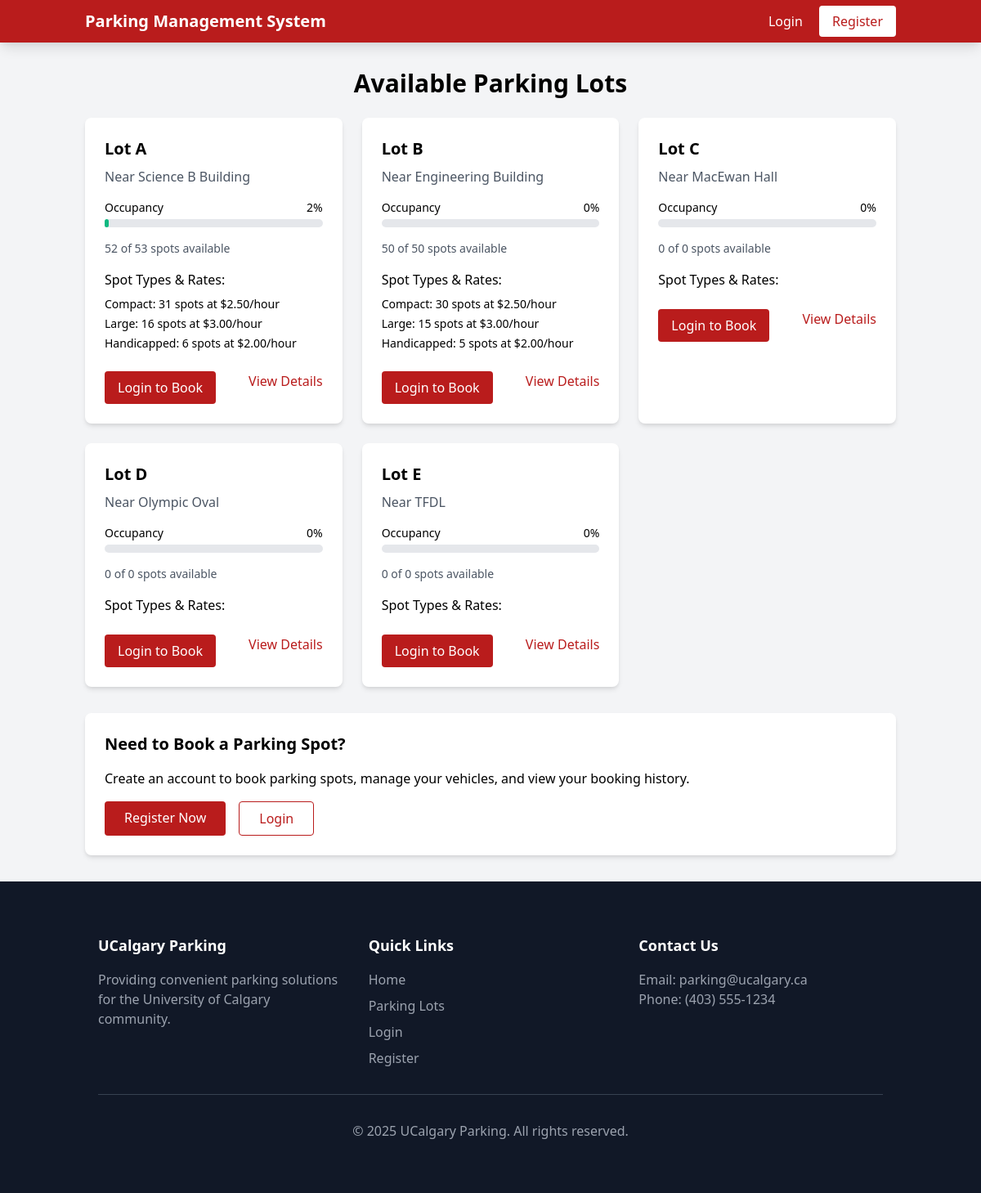
Screenshot of /all-lots.php with the database file from the repository.
### tables this page shows
CREATE TABLE parking_lots (
    lot_id INT AUTO_INCREMENT PRIMARY KEY,
    name VARCHAR(100) NOT NULL,
    location VARCHAR(255),
    total_slots INT NOT NULL
);

### src/includes/db.php (called while the page is built, shortened)
<?php
class Database {
    private $host = "localhost";
    private $user = "root";
    private $pass = "";
    private $dbname = "parking_management";
    private $conn;
    public function __construct() {
        try {
            $this->conn = new PDO("mysql:host={$this->host};dbname={$this->dbname}", $this->user, $this->pass);
            $this->conn->setAttribute(PDO::ATTR_ERRMODE, PDO::ERRMODE_EXCEPTION);
            $this->conn->setAttribute(PDO::ATTR_DEFAULT_FETCH_MODE, PDO::FETCH_ASSOC);
        } catch(PDOException $e) {
            error_log("Database connection failed: " . $e->getMessage());
            die("Database connection failed. Please check your configuration.");
        }
    }
    public function query($sql, $params = []) {
        $stmt = $this->conn->prepare($sql);
        $stmt->execute($params);
        return $stmt;
    }
}

### src/all-lots.php (the view, shortened to what this page needs)
<?php
require_once 'includes/db.php';
$db = new Database();
$lots = $db->query(
    "SELECT * FROM parking_lots ORDER BY lot_id"
)->fetchAll();
$availability = [];
foreach ($lots as $lot) {
    $totalSlots = $db->query(
        "SELECT COUNT(*) as total FROM parking_slots WHERE lot_id = ?",
        [$lot['lot_id']]
    )->fetch()['total'];
    $availableSlots = $db->query(
        "SELECT COUNT(*) as available FROM parking_slots WHERE lot_id = ? AND status = 'Available'",
        [$lot['lot_id']]
    )->fetch()['available'];
    $slotTypes = $db->query(
        "SELECT type, COUNT(*) as count, MIN(hourly_rate) as min_rate, MAX(hourly_rate) as max_rate
         FROM parking_slots
         WHERE lot_id = ?
         GROUP BY type",
        [$lot['lot_id']]
    )->fetchAll();
    $availability[$lot['lot_id']] = [
        'total' => $totalSlots,
        'available' => $availableSlots,
        'occupancy' => $totalSlots > 0 ? round(($totalSlots - $availableSlots) / $totalSlots * 100) : 0,
        'slot_types' => $slotTypes
    ];
}
$isLoggedIn = isset($_SESSION['user_id']);
?>
<!DOCTYPE html>
<html lang="en">
<head>
    <link href="https://cdn.jsdelivr.net/npm/tailwindcss@2.2.19/dist/tailwind.min.css" rel="stylesheet">
    <link rel="stylesheet" href="assets/css/styles.css">
</head>
<body class="bg-gray-100 font-sans">
    <nav class="bg-red-700 text-white shadow-lg">
        <div class="container mx-auto px-4 py-3 flex justify-between items-center">
            <div class="flex items-center">
                <a class="text-xl font-bold" href="index.php">Parking Management System</a>
            </div>
            <div class="space-x-4">
                <?php if($isLoggedIn): ?>
                    <a href="dashboard.php" class="hover:text-gray-200">Dashboard</a>
                    <a href="logout.php" class="bg-white text-red-700 px-4 py-2 rounded hover:bg-gray-200">Logout</a>
                <?php else: ?>
                    <a href="login.php" class="hover:text-gray-200">Login</a>
                    <a href="register.php" class="bg-white text-red-700 px-4 py-2 rounded hover:bg-gray-200">Register</a>
                <?php endif; ?>
            </div>
        </div>
    </nav>
    <main class="container mx-auto px-4 py-8">
        <h2 class="text-3xl font-bold mb-6 text-center">Available Parking Lots</h2>
        <div class="grid grid-cols-1 md:grid-cols-2 lg:grid-cols-3 gap-6">
            <?php foreach ($lots as $lot):
                $percentFull = $availability[$lot['lot_id']]['occupancy'];
                $statusColor = $percentFull > 80 ? 'bg-red-500' : ($percentFull > 50 ? 'bg-yellow-500' : 'bg-green-500');
            ?>
                <div class="bg-white rounded-lg shadow-md overflow-hidden">
                    <div class="p-6">
                        <h3 class="text-xl font-bold mb-2"><?php echo htmlspecialchars($lot['name']); ?></h3>
                        <p class="text-gray-600 mb-4"><?php echo htmlspecialchars($lot['location']); ?></p>
                        <div class="mb-4">
                            <div class="flex justify-between mb-1">
                                <span class="text-sm font-medium">Occupancy</span>
                                <span class="text-sm font-medium"><?php echo $availability[$lot['lot_id']]['occupancy']; ?>%</span>
                            </div>
                            <div class="w-full bg-gray-200 rounded-full h-2.5">
                                <div class="<?php echo $statusColor; ?> h-2.5 rounded-full" style="width: <?php echo $percentFull; ?>%"></div>
                            </div>
                        </div>
                        <div class="mb-4">
                            <p class="text-sm text-gray-600">
                                <span class="font-medium"><?php echo $availability[$lot['lot_id']]['available']; ?></span> of
                                <span class="font-medium"><?php echo $availability[$lot['lot_id']]['total']; ?></span> spots available
                            </p>
                        </div>
                        <div class="mb-6">
                            <h4 class="font-medium mb-2">Spot Types & Rates:</h4>
                            <ul class="space-y-1">
                                <?php foreach ($availability[$lot['lot_id']]['slot_types'] as $type): ?>
                                    <li class="text-sm">
                                        <span class="font-medium"><?php echo htmlspecialchars($type['type']); ?>:</span>
                                        <?php echo $type['count']; ?> spots at $<?php echo number_format($type['min_rate'], 2); ?>/hour
                                    </li>
                                <?php endforeach; ?>
                            </ul>
                        </div>
                        <div class="flex justify-between">
                            <?php if ($isLoggedIn): ?>
                                <a href="find-parking.php?lot_id=<?php echo $lot['lot_id']; ?>"
                                   class="bg-red-700 text-white px-4 py-2 rounded hover:bg-red-800 transition">
                                    Book a Spot
                                </a>
                            <?php else: ?>
                                <a href="login.php"
                                   class="bg-red-700 text-white px-4 py-2 rounded hover:bg-red-800 transition">
                                    Login to Book
                                </a>
                            <?php endif; ?>
                            <a href="lot-details.php?lot_id=<?php echo $lot['lot_id']; ?>"
                               class="text-red-700 hover:text-red-900">
                                View Details
                            </a>
                        </div>
                    </div>
                </div>
            <?php endforeach; ?>
        </div>
        <div class="mt-8 bg-white rounded-lg shadow-md p-6">
            <h3 class="text-xl font-bold mb-4">Need to Book a Parking Spot?</h3>
            <p class="mb-4">Create an account to book parking spots, manage your vehicles, and view your booking history.</p>
            <div class="flex space-x-4">
                <a href="register.php" class="bg-red-700 text-white px-6 py-2 rounded hover:bg-red-800 transition">Register Now</a>
                <a href="login.php" class="border border-red-700 text-red-700 px-6 py-2 rounded hover:bg-red-50">Login</a>
            </div>
        </div>
    </main>
    <?php include 'includes/footer.php'; ?>
</body>
</html>

### rows the page displays
parking_lots: name "Lot A", location "Near Science B Building", lot_id "2", lot_id "52", lot_id "53", type "Compact", count "31", min_rate "2.50", type "Large", count "16", min_rate "3.00", type "Handicapped", count "6", min_rate "2.00"
parking_lots: name "Lot B", location "Near Engineering Building", lot_id "0", lot_id "50", type "Compact", count "30", min_rate "2.50", type "Large", count "15", min_rate "3.00", type "Handicapped", count "5", min_rate "2.00"
parking_lots: name "Lot C", location "Near MacEwan Hall", occupancy "0", available "0", total "0"
parking_lots: name "Lot D", location "Near Olympic Oval", occupancy "0", available "0", total "0"
parking_lots: name "Lot E", location "Near TFDL", occupancy "0", available "0", total "0"
